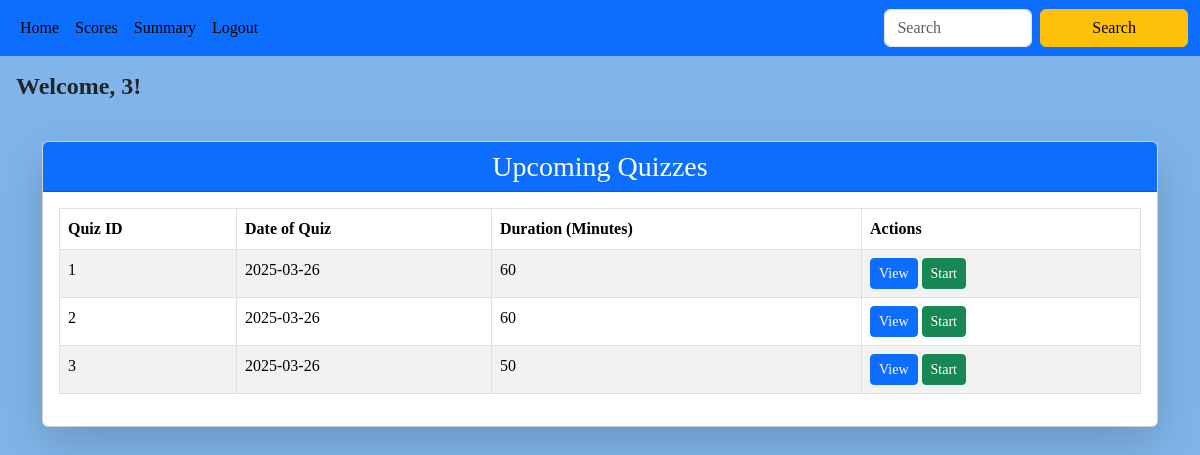
The page /user/3 on the database its author committed.
### backend/models.py (models this page shows)
class Quiz(db.Model):
    __tablename__ = "quiz"
    id = db.Column(db.Integer, primary_key=True)
    date_of_quiz = db.Column(db.Date, nullable=False)
    time_duration_minutes = db.Column(db.Integer, nullable=False)
    chapter_id = db.Column(db.Integer, db.ForeignKey("chapter.id"), nullable=False, index=True)
    remark = db.Column(db.String(), nullable=True ,default="No remark")
    questions = db.relationship("Question", cascade="all,delete-orphan", backref="quiz", lazy=True)
    scores = db.relationship("Score", cascade="all,delete-orphan", backref="quiz", lazy=True)

### backend/controller.py (the view)
@app.route("/user/<id>")
def user_dashboard(id):
    msg = request.args.get('msg')
    quizzes=get_quiz()
    return render_template("user.html",id=id,quizzes=quizzes,msg=msg)

### backend/controller.py (called while the page is built)
def get_quiz():
    quizzes=Quiz.query.all()
    return quizzes

### templates/user.html (shortened to what this page needs)
{% extends "user_layout.html" %}
{% block content %}
    <h4 class="p-3" style="font-family: 'Times New Roman', Times, serif; font-weight: bold;">
        Welcome, {{ id }}!
    </h4>
   <div class="container mt-4">
    {% if quizzes %}
        <div class="card shadow-lg">
            <div class="card-header text-center bg-primary text-white">
                <h3 class="card-title mb-0">Upcoming Quizzes</h3>
            </div>
            <div class="card-body">
                <div class="table-responsive">
                    <table class="table table-bordered table-striped">
                        <thead class="thead-dark">
                            <tr>
                                <th>Quiz ID</th>
                                <th>Date of Quiz</th>
                                <th>Duration (Minutes)</th>
                                <th>Actions</th>
                            </tr>
                        </thead>
                        <tbody>
                            {% for quiz in quizzes %}
                            <tr>
                                <td>{{ quiz.id }}</td>
                                <td>{{ quiz.date_of_quiz }}</td>
                                <td>{{ quiz.time_duration_minutes }}</td>
                                <td>
                                    <a href="/view_quiz/{{quiz.chapter_id}}/{{id}}" class="btn btn-sm btn-primary">View</a>
                                    <a href="/start_quiz/{{quiz.id}}/{{id}}" class="btn btn-sm btn-success">Start</a>
                                </td>
                            </tr>
                            {% endfor %}
                    </table>
            </div>
        </div>
    {% else %}
        <div class="alert alert-info text-center mt-4">
            <h5>No upcoming quizzes available.</h5>
        </div>
    {% endif %}
   </div>
{% endblock %}

### static/main.css (style rules this page uses)
body { margin: 0; padding: 0; font-family:Georgia, 'Times New Roman', Times, serif; background-color: #81b5ea; }
.table th, .table td { white-space: nowrap; }

### rows shown on the page
Quiz: id "1", date_of_quiz "2025-03-26", time_duration_minutes "60"
Quiz: id "2", date_of_quiz "2025-03-26", time_duration_minutes "60"
Quiz: id "3", date_of_quiz "2025-03-26", time_duration_minutes "50"

### other values the page prints
{{ id }} "3"
